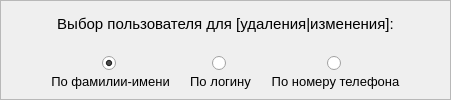
           <widget class="QFrame" name="menu05_subcontainer_1">
            <property name="frameShape">
             <enum>QFrame::StyledPanel</enum>
            </property>
            <layout class="QVBoxLayout" name="verticalLayout_9">
             <property name="spacing">
              <number>20</number>
             </property>
             <property name="leftMargin">
              <number>50</number>
             </property>
             <property name="topMargin">
              <number>10</number>
             </property>
             <property name="rightMargin">
              <number>50</number>
             </property>
             <property name="bottomMargin">
              <number>10</number>
             </property>
             <item>
              <widget class="QLabel" name="menu05_label_top">
               <property name="font">
                <font>
                 <pointsize>11</pointsize>
                </font>
               </property>
               <property name="text">
                <string>Выбор пользователя для [удаления|изменения]:</string>
               </property>
               <property name="alignment">
                <set>Qt::AlignCenter</set>
               </property>
              </widget>
             </item>
             <item>
              <layout class="QHBoxLayout" name="menu05_search_key_selector">
               <item>
                <layout class="QVBoxLayout" name="menu05_search_1_container">
                 <property name="spacing">
                  <number>3</number>
                 </property>
                 <item>
                  <layout class="QHBoxLayout" name="menu05_search_1_button_container">
                   <item>
                    <widget class="QRadioButton" name="menu05_search_by_name">
                     <property name="maximumSize">
                      <size>
                       <width>16</width>
                       <height>16777215</height>
                      </size>
                     </property>
                     <property name="font">
                      <font>
                       <pointsize>10</pointsize>
                      </font>
                     </property>
                     <property name="text">
                      <string/>
                     </property>
                     <property name="checked">
                      <bool>true</bool>
                     </property>
                    </widget>
                   </item>
                  </layout>
                 </item>
                 <item>
                  <widget class="QLabel" name="menu05_search_1_label">
                   <property name="font">
                    <font>
                     <pointsize>10</pointsize>
                    </font>
                   </property>
                   <property name="text">
                    <string>По фамилии-имени</string>
                   </property>
                   <property name="alignment">
                    <set>Qt::AlignCenter</set>
                   </property>
                  </widget>
                 </item>
                </layout>
               </item>
               <item>
                <layout class="QVBoxLayout" name="menu05_search_2_container">
                 <property name="spacing">
                  <number>3</number>
                 </property>
                 <item>
                  <layout class="QHBoxLayout" name="menu05_search_2_button_container">
                   <item>
                    <widget class="QRadioButton" name="menu05_search_by_login">
                     <property name="maximumSize">
                      <size>
                       <width>16</width>
                       <height>16777215</height>
                      </size>
                     </property>
                     <property name="font">
                      <font>
                       <pointsize>10</pointsize>
                      </font>
                     </property>
                     <property name="text">
                      <string/>
                     </property>
                    </widget>
                   </item>
                  </layout>
                 </item>
                 <item>
                  <widget class="QLabel" name="menu05_search_2_label">
                   <property name="font">
                    <font>
                     <pointsize>10</pointsize>
                    </font>
                   </property>
                   <property name="text">
                    <string>По логину</string>
                   </property>
                   <property name="alignment">
                    <set>Qt::AlignCenter</set>
                   </property>
                  </widget>
                 </item>
                </layout>
               </item>
               <item>
                <layout class="QVBoxLayout" name="menu05_search_3_button_container">
                 <property name="spacing">
                  <number>3</number>
                 </property>
                 <item>
                  <layout class="QHBoxLayout" name="horizontalLayout_7">
                   <item>
                    <widget class="QRadioButton" name="menu05_search_by_phone">
                     <property name="maximumSize">
                      <size>
                       <width>16</width>
                       <height>16777215</height>
                      </size>
                     </property>
                     <property name="font">
                      <font>
                       <pointsize>10</pointsize>
                      </font>
                     </property>
                     <property name="text">
                      <string/>
                     </property>
                    </widget>
                   </item>
                  </layout>
                 </item>
                 <item>
                  <widget class="QLabel" name="menu05_search_3_label">
                   <property name="font">
                    <font>
                     <pointsize>10</pointsize>
                    </font>
                   </property>
                   <property name="text">
                    <string>По номеру телефона</string>
                   </property>
                   <property name="alignment">
                    <set>Qt::AlignCenter</set>
                   </property>
                  </widget>
                 </item>
                </layout>
               </item>
              </layout>
             </item>
            </layout>
           </widget>
